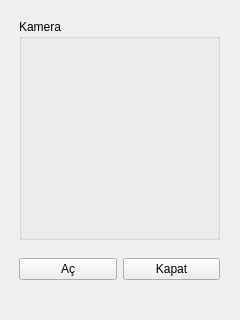
<?xml version="1.0" encoding="UTF-8"?>
<ui version="4.0">
 <class>Form</class>
 <widget class="QWidget" name="Form">
  <property name="geometry">
   <rect>
    <x>0</x>
    <y>0</y>
    <width>240</width>
    <height>320</height>
   </rect>
  </property>
  <property name="windowTitle">
   <string>Yüz Tanıtma</string>
  </property>
  <widget class="QWidget" name="horizontalLayoutWidget">
   <property name="geometry">
    <rect>
     <x>19</x>
     <y>249</y>
     <width>201</width>
     <height>41</height>
    </rect>
   </property>
   <layout class="QHBoxLayout" name="horizontalLayout">
    <item>
     <widget class="QPushButton" name="btOpen">
      <property name="text">
       <string>Aç</string>
      </property>
     </widget>
    </item>
    <item>
     <widget class="QPushButton" name="btClose">
      <property name="text">
       <string>Kapat</string>
      </property>
     </widget>
    </item>
   </layout>
  </widget>
  <widget class="QGroupBox" name="groupBox">
   <property name="geometry">
    <rect>
     <x>19</x>
     <y>19</y>
     <width>201</width>
     <height>221</height>
    </rect>
   </property>
   <property name="title">
    <string>Kamera</string>
   </property>
   <widget class="QLabel" name="label">
    <property name="geometry">
     <rect>
      <x>4</x>
      <y>25</y>
      <width>191</width>
      <height>181</height>
     </rect>
    </property>
    <property name="text">
     <string/>
    </property>
   </widget>
  </widget>
 </widget>
 <resources/>
 <connections/>
</ui>
